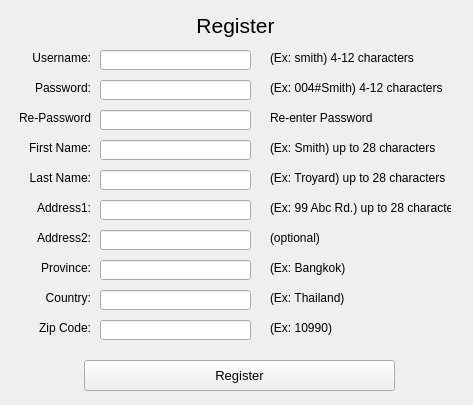
<?xml version="1.0" encoding="UTF-8"?>
<ui version="4.0">
 <class>Form</class>
 <widget class="QWidget" name="Form">
  <property name="geometry">
   <rect>
    <x>0</x>
    <y>0</y>
    <width>473</width>
    <height>405</height>
   </rect>
  </property>
  <property name="windowTitle">
   <string>Form</string>
  </property>
  <widget class="QLabel" name="label_01_username">
   <property name="geometry">
    <rect>
     <x>20</x>
     <y>50</y>
     <width>71</width>
     <height>16</height>
    </rect>
   </property>
   <property name="text">
    <string>Username:</string>
   </property>
   <property name="alignment">
    <set>Qt::AlignRight|Qt::AlignTrailing|Qt::AlignVCenter</set>
   </property>
  </widget>
  <widget class="QLineEdit" name="lineEdit_01_username">
   <property name="geometry">
    <rect>
     <x>100</x>
     <y>50</y>
     <width>151</width>
     <height>20</height>
    </rect>
   </property>
  </widget>
  <widget class="QPushButton" name="pushButton_register">
   <property name="geometry">
    <rect>
     <x>84</x>
     <y>360</y>
     <width>311</width>
     <height>31</height>
    </rect>
   </property>
   <property name="font">
    <font>
     <pointsize>10</pointsize>
    </font>
   </property>
   <property name="text">
    <string>Register</string>
   </property>
  </widget>
  <widget class="QLabel" name="label_00_title">
   <property name="geometry">
    <rect>
     <x>10</x>
     <y>10</y>
     <width>451</width>
     <height>31</height>
    </rect>
   </property>
   <property name="font">
    <font>
     <pointsize>16</pointsize>
    </font>
   </property>
   <property name="text">
    <string>Register</string>
   </property>
   <property name="alignment">
    <set>Qt::AlignCenter</set>
   </property>
  </widget>
  <widget class="QLabel" name="label_02_password">
   <property name="geometry">
    <rect>
     <x>20</x>
     <y>80</y>
     <width>71</width>
     <height>16</height>
    </rect>
   </property>
   <property name="text">
    <string>Password:</string>
   </property>
   <property name="alignment">
    <set>Qt::AlignRight|Qt::AlignTrailing|Qt::AlignVCenter</set>
   </property>
  </widget>
  <widget class="QLabel" name="label_04_firstname">
   <property name="geometry">
    <rect>
     <x>20</x>
     <y>140</y>
     <width>71</width>
     <height>16</height>
    </rect>
   </property>
   <property name="text">
    <string>First Name:</string>
   </property>
   <property name="alignment">
    <set>Qt::AlignRight|Qt::AlignTrailing|Qt::AlignVCenter</set>
   </property>
  </widget>
  <widget class="QLabel" name="label_03_repassword">
   <property name="geometry">
    <rect>
     <x>20</x>
     <y>110</y>
     <width>71</width>
     <height>16</height>
    </rect>
   </property>
   <property name="text">
    <string>Re-Password</string>
   </property>
   <property name="alignment">
    <set>Qt::AlignRight|Qt::AlignTrailing|Qt::AlignVCenter</set>
   </property>
  </widget>
  <widget class="QLabel" name="label_07_address2">
   <property name="geometry">
    <rect>
     <x>20</x>
     <y>230</y>
     <width>71</width>
     <height>16</height>
    </rect>
   </property>
   <property name="text">
    <string>Address2:</string>
   </property>
   <property name="alignment">
    <set>Qt::AlignRight|Qt::AlignTrailing|Qt::AlignVCenter</set>
   </property>
  </widget>
  <widget class="QLabel" name="label_08_province">
   <property name="geometry">
    <rect>
     <x>20</x>
     <y>260</y>
     <width>71</width>
     <height>16</height>
    </rect>
   </property>
   <property name="text">
    <string>Province:</string>
   </property>
   <property name="alignment">
    <set>Qt::AlignRight|Qt::AlignTrailing|Qt::AlignVCenter</set>
   </property>
  </widget>
  <widget class="QLabel" name="label_06_address1">
   <property name="geometry">
    <rect>
     <x>20</x>
     <y>200</y>
     <width>71</width>
     <height>16</height>
    </rect>
   </property>
   <property name="text">
    <string>Address1:</string>
   </property>
   <property name="alignment">
    <set>Qt::AlignRight|Qt::AlignTrailing|Qt::AlignVCenter</set>
   </property>
  </widget>
  <widget class="QLabel" name="label_05_lastname">
   <property name="geometry">
    <rect>
     <x>20</x>
     <y>170</y>
     <width>71</width>
     <height>16</height>
    </rect>
   </property>
   <property name="text">
    <string>Last Name:</string>
   </property>
   <property name="alignment">
    <set>Qt::AlignRight|Qt::AlignTrailing|Qt::AlignVCenter</set>
   </property>
  </widget>
  <widget class="QLabel" name="label_10_zipcode">
   <property name="geometry">
    <rect>
     <x>20</x>
     <y>320</y>
     <width>71</width>
     <height>16</height>
    </rect>
   </property>
   <property name="text">
    <string>Zip Code:</string>
   </property>
   <property name="alignment">
    <set>Qt::AlignRight|Qt::AlignTrailing|Qt::AlignVCenter</set>
   </property>
  </widget>
  <widget class="QLabel" name="label_09_country">
   <property name="geometry">
    <rect>
     <x>20</x>
     <y>290</y>
     <width>71</width>
     <height>16</height>
    </rect>
   </property>
   <property name="text">
    <string>Country:</string>
   </property>
   <property name="alignment">
    <set>Qt::AlignRight|Qt::AlignTrailing|Qt::AlignVCenter</set>
   </property>
  </widget>
  <widget class="QLabel" name="label_09_country_detail">
   <property name="geometry">
    <rect>
     <x>270</x>
     <y>290</y>
     <width>181</width>
     <height>16</height>
    </rect>
   </property>
   <property name="text">
    <string>(Ex: Thailand)</string>
   </property>
   <property name="alignment">
    <set>Qt::AlignLeading|Qt::AlignLeft|Qt::AlignVCenter</set>
   </property>
  </widget>
  <widget class="QLabel" name="label_06_address1_detail">
   <property name="geometry">
    <rect>
     <x>270</x>
     <y>200</y>
     <width>181</width>
     <height>16</height>
    </rect>
   </property>
   <property name="text">
    <string>(Ex: 99 Abc Rd.) up to 28 characters</string>
   </property>
   <property name="alignment">
    <set>Qt::AlignLeading|Qt::AlignLeft|Qt::AlignVCenter</set>
   </property>
  </widget>
  <widget class="QLabel" name="label_05_lastname_detail">
   <property name="geometry">
    <rect>
     <x>270</x>
     <y>170</y>
     <width>181</width>
     <height>16</height>
    </rect>
   </property>
   <property name="text">
    <string>(Ex: Troyard) up to 28 characters</string>
   </property>
   <property name="alignment">
    <set>Qt::AlignLeading|Qt::AlignLeft|Qt::AlignVCenter</set>
   </property>
  </widget>
  <widget class="QLabel" name="label_04_firstname_detail">
   <property name="geometry">
    <rect>
     <x>270</x>
     <y>140</y>
     <width>181</width>
     <height>16</height>
    </rect>
   </property>
   <property name="text">
    <string>(Ex: Smith) up to 28 characters</string>
   </property>
   <property name="alignment">
    <set>Qt::AlignLeading|Qt::AlignLeft|Qt::AlignVCenter</set>
   </property>
  </widget>
  <widget class="QLabel" name="label_08_province_detail">
   <property name="geometry">
    <rect>
     <x>270</x>
     <y>260</y>
     <width>181</width>
     <height>16</height>
    </rect>
   </property>
   <property name="text">
    <string>(Ex: Bangkok)</string>
   </property>
   <property name="alignment">
    <set>Qt::AlignLeading|Qt::AlignLeft|Qt::AlignVCenter</set>
   </property>
  </widget>
  <widget class="QLabel" name="label_07_address2_detail">
   <property name="geometry">
    <rect>
     <x>270</x>
     <y>230</y>
     <width>181</width>
     <height>16</height>
    </rect>
   </property>
   <property name="text">
    <string>(optional)</string>
   </property>
   <property name="alignment">
    <set>Qt::AlignLeading|Qt::AlignLeft|Qt::AlignVCenter</set>
   </property>
  </widget>
  <widget class="QLabel" name="label_03_repassword_detail">
   <property name="geometry">
    <rect>
     <x>270</x>
     <y>110</y>
     <width>181</width>
     <height>16</height>
    </rect>
   </property>
   <property name="text">
    <string>Re-enter Password</string>
   </property>
   <property name="alignment">
    <set>Qt::AlignLeading|Qt::AlignLeft|Qt::AlignVCenter</set>
   </property>
  </widget>
  <widget class="QLabel" name="label_02_password_detail">
   <property name="geometry">
    <rect>
     <x>270</x>
     <y>80</y>
     <width>181</width>
     <height>16</height>
    </rect>
   </property>
   <property name="text">
    <string>(Ex: 004#Smith) 4-12 characters</string>
   </property>
   <property name="alignment">
    <set>Qt::AlignLeading|Qt::AlignLeft|Qt::AlignVCenter</set>
   </property>
  </widget>
  <widget class="QLabel" name="label_10_zipcode_detail">
   <property name="geometry">
    <rect>
     <x>270</x>
     <y>320</y>
     <width>181</width>
     <height>16</height>
    </rect>
   </property>
   <property name="text">
    <string>(Ex: 10990)</string>
   </property>
   <property name="alignment">
    <set>Qt::AlignLeading|Qt::AlignLeft|Qt::AlignVCenter</set>
   </property>
  </widget>
  <widget class="QLabel" name="label_01_username_detail">
   <property name="geometry">
    <rect>
     <x>270</x>
     <y>50</y>
     <width>181</width>
     <height>16</height>
    </rect>
   </property>
   <property name="text">
    <string>(Ex: smith) 4-12 characters</string>
   </property>
   <property name="alignment">
    <set>Qt::AlignLeading|Qt::AlignLeft|Qt::AlignVCenter</set>
   </property>
  </widget>
  <widget class="QLineEdit" name="lineEdit_02_password">
   <property name="geometry">
    <rect>
     <x>100</x>
     <y>80</y>
     <width>151</width>
     <height>20</height>
    </rect>
   </property>
  </widget>
  <widget class="QLineEdit" name="lineEdit_04_firstname">
   <property name="geometry">
    <rect>
     <x>100</x>
     <y>140</y>
     <width>151</width>
     <height>20</height>
    </rect>
   </property>
  </widget>
  <widget class="QLineEdit" name="lineEdit_03_repassword">
   <property name="geometry">
    <rect>
     <x>100</x>
     <y>110</y>
     <width>151</width>
     <height>20</height>
    </rect>
   </property>
  </widget>
  <widget class="QLineEdit" name="lineEdit_07_address2">
   <property name="geometry">
    <rect>
     <x>100</x>
     <y>230</y>
     <width>151</width>
     <height>20</height>
    </rect>
   </property>
  </widget>
  <widget class="QLineEdit" name="lineEdit_06_address1">
   <property name="geometry">
    <rect>
     <x>100</x>
     <y>200</y>
     <width>151</width>
     <height>20</height>
    </rect>
   </property>
  </widget>
  <widget class="QLineEdit" name="lineEdit_05_lastname">
   <property name="geometry">
    <rect>
     <x>100</x>
     <y>170</y>
     <width>151</width>
     <height>20</height>
    </rect>
   </property>
  </widget>
  <widget class="QLineEdit" name="lineEdit_08_province">
   <property name="geometry">
    <rect>
     <x>100</x>
     <y>260</y>
     <width>151</width>
     <height>20</height>
    </rect>
   </property>
  </widget>
  <widget class="QLineEdit" name="lineEdit_09_country">
   <property name="geometry">
    <rect>
     <x>100</x>
     <y>290</y>
     <width>151</width>
     <height>20</height>
    </rect>
   </property>
  </widget>
  <widget class="QLineEdit" name="lineEdit_10_zipcode">
   <property name="geometry">
    <rect>
     <x>100</x>
     <y>320</y>
     <width>151</width>
     <height>20</height>
    </rect>
   </property>
  </widget>
  <zorder>label_02_password</zorder>
  <zorder>label_01_username</zorder>
  <zorder>lineEdit_01_username</zorder>
  <zorder>pushButton_register</zorder>
  <zorder>label_04_firstname</zorder>
  <zorder>label_03_repassword</zorder>
  <zorder>label_07_address2</zorder>
  <zorder>label_08_province</zorder>
  <zorder>label_06_address1</zorder>
  <zorder>label_05_lastname</zorder>
  <zorder>label_10_zipcode</zorder>
  <zorder>label_09_country</zorder>
  <zorder>label_09_country_detail</zorder>
  <zorder>label_06_address1_detail</zorder>
  <zorder>label_05_lastname_detail</zorder>
  <zorder>label_04_firstname_detail</zorder>
  <zorder>label_08_province_detail</zorder>
  <zorder>label_07_address2_detail</zorder>
  <zorder>label_03_repassword_detail</zorder>
  <zorder>label_02_password_detail</zorder>
  <zorder>label_10_zipcode_detail</zorder>
  <zorder>label_01_username_detail</zorder>
  <zorder>lineEdit_02_password</zorder>
  <zorder>lineEdit_04_firstname</zorder>
  <zorder>lineEdit_03_repassword</zorder>
  <zorder>lineEdit_07_address2</zorder>
  <zorder>lineEdit_06_address1</zorder>
  <zorder>lineEdit_05_lastname</zorder>
  <zorder>lineEdit_08_province</zorder>
  <zorder>lineEdit_09_country</zorder>
  <zorder>lineEdit_10_zipcode</zorder>
  <zorder>label_00_title</zorder>
 </widget>
 <tabstops>
  <tabstop>lineEdit_01_username</tabstop>
  <tabstop>lineEdit_02_password</tabstop>
  <tabstop>lineEdit_03_repassword</tabstop>
  <tabstop>lineEdit_04_firstname</tabstop>
  <tabstop>lineEdit_05_lastname</tabstop>
  <tabstop>lineEdit_06_address1</tabstop>
  <tabstop>lineEdit_07_address2</tabstop>
  <tabstop>lineEdit_08_province</tabstop>
  <tabstop>lineEdit_09_country</tabstop>
  <tabstop>lineEdit_10_zipcode</tabstop>
  <tabstop>pushButton_register</tabstop>
 </tabstops>
 <resources/>
 <connections/>
</ui>
